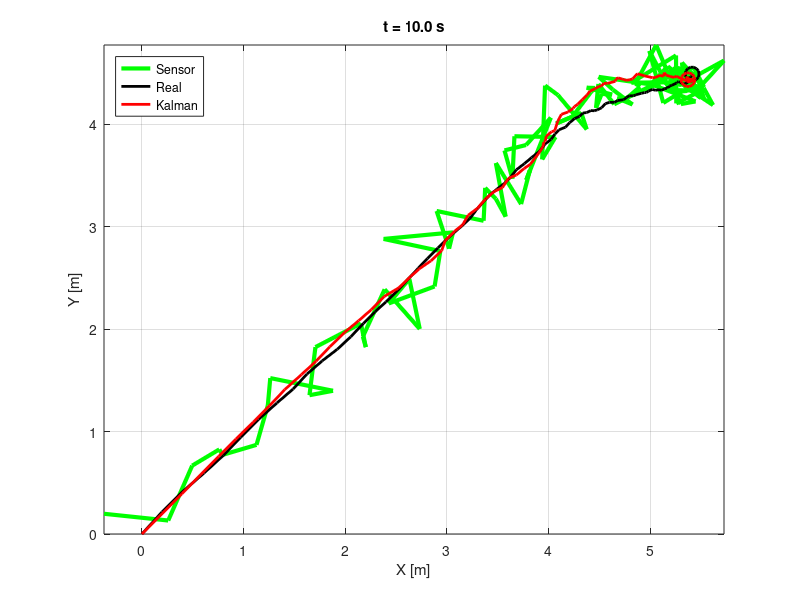
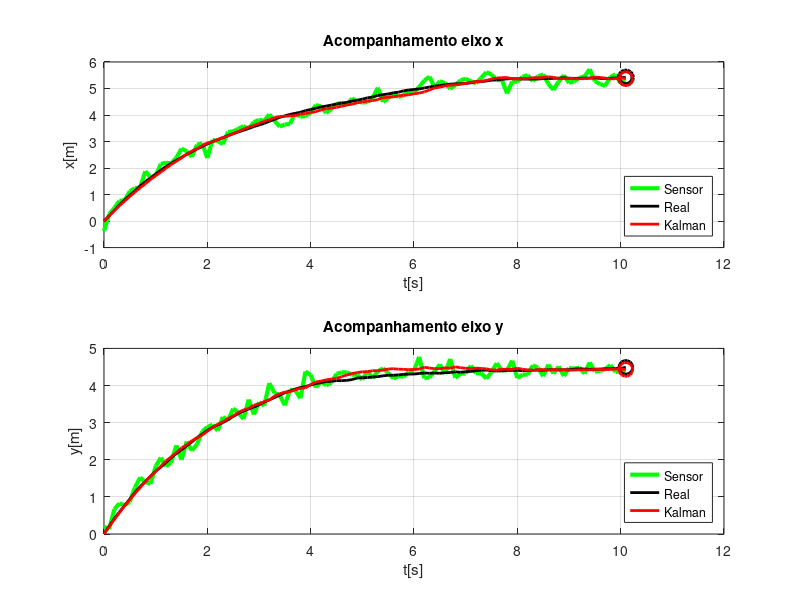

These figures' MATLAB source, in order:
clear all
clc

% =========== SISTEMA REAL =========== %

rng(18);

x = [0 % x inicial
     0 % y inicial
     2 % vx inicial
     2]; % vy inicial
 
 Hx = x; % historico
 
 % Coeficiente de atrito
 
 cfat = 0.96;
 
 % Tempo de Amostragem
 
 dt = 0.1; %seg
 
 % Matriz de transicao de estados
 
 A = [1 0 dt   0
      0 1 0    dt
      0 0 cfat 0
      0 0 0  cfat];
  
% Matriz de controle

B = zeros(size(x));  
u = 0;

% Desvios padroes sistema rastreado (dado)

sigma_x = 0.01;
sigma_y = 0.01;
sigma_vx = 0.02;
sigma_vy = 0.02;

% Matriz de covariancias Q

Q = [sigma_x^2 0         0          0
     0         sigma_y^2 0          0
     0         0         sigma_vx^2 0
     0         0         0          sigma_vy^2];
 
% ========== SENSOR REAL ========== % 

% Matriz do sensor

C = [1 0
     0 1];
 
C = [C zeros(2)];

% Desvios do sensor

sigma_sx = 0.2;
sigma_sy = 0.2;

% Matriz de covariancias sensor

R = [sigma_sx^2          0
     0          sigma_sy^2];
 
% Primeira leitura

z = C*x + sqrt(R)*randn(size(x(1:2)));

Hz = z; % historico

% =========== LOOP =========== %

t = 0;
tempo_max = 10; % s

% =========== FILTRO SENSOR ========== %

xk = [x(1); x(2); 2; 2];

% LONGE DO LUGAR
%xk = [6; 2; 2; 2];

Hxk = xk;

P = Q;

% Esperanca inicial do sensor

zk = C*xk;

Hzk = zk;
erro = abs(xk(1:2)-zk);

while t <= tempo_max
    
    zeta = randn(size(x(1:2)));
    zeta = [zeta; zeta];
    t = [t, t(end) + dt];
    
    % SISTEMA REAL
    x = A*x + B*u + sqrt(Q)*zeta;
    Hx = [Hx, x]; % historico armazenado
    
    % SENSOR 
    z = C*x + sqrt(R)*randn(size(x(1:2)));
    Hz = [Hz, z]; % historico armazenado
    
    % =========== FILTRO DE KALMAN ========== %
    
    % PREVISAO
    
    xk = A*xk + B*u;
    
    % covariancia
    
    P = A*P*A' + Q;
    
    % esperanca do sensor
    
    zk = C*xk;
    Hzk = [Hzk, zk];
    erro = [erro, abs(x(1:2, end)- zk)];
    
    % CORRECAO
    
    % ganho de Kalman
    
    K = P*C'*inv(C*P*C' + R);
    
    % correcao da esperanca
    
    xk = xk + K*(z - zk);
    Hxk = [Hxk, xk];
    
    % correcao da covariancia 
    
    P = (eye(size(Q))-K*C)*P;
    
    % PLOT
    p1 = plot(Hz(1,:), Hz(2,:), 'g', 'LineWidth', 3);
    hold on;
    p2 = plot(Hx(1,:), Hx(2,:), 'k', 'LineWidth', 2);
    plot(x(1), x(2), 'ok', 'LineWidth',2, 'markersize', 10);
    
    p3 = plot(Hzk(1,:), Hzk(2,:), 'r', 'LineWidth', 2);
    plot(zk(1), zk(2),'or','LineWidth',2, 'markersize', 10);
    
    
    axis([min([Hx(1,1) Hz(1,1) Hzk(1,1)]) max([Hx(1,:) Hz(1,:) Hzk(1,:)]) ...
          min([Hx(2,1) Hz(2,1) Hzk(2,1)]) max([Hx(2,:) Hz(2,:) Hzk(2,:)])]);
    xlabel('X [m]');
    ylabel('Y [m]');
    
    hold off; grid on;
    title(sprintf('t = %.1f s', t(end)-0.1));
    drawnow;
end
legend([p1 p2 p3],{'Sensor', 'Real','Kalman'},'Location','northwest');

figure(2)

subplot(2,1,1);
p1 = plot(t, Hz(1,:), 'g', 'LineWidth', 3);
title('Acompanhamento eixo x');
hold on
p2 = plot(t, Hx(1,:), 'k', 'LineWidth',2);
plot(t(end), x(1), 'ok', 'LineWidth',3, 'markersize', 10);

p3 = plot(t, Hzk(1,:), 'r', 'LineWidth',2);
plot(t(end), zk(1), 'or', 'LineWidth',2, 'markersize', 10);

legend([p1 p2 p3],{'Sensor', 'Real','Kalman'},'Location','southeast');

xlabel('t[s]');
ylabel('x[m]');
grid on;
hold off

subplot(2,1,2);
p1 = plot(t, Hz(2,:), 'g', 'LineWidth', 3);
title('Acompanhamento eixo y');
hold on
p2 = plot(t, Hx(2,:), 'k', 'LineWidth',2);
plot(t(end), x(2), 'ok', 'LineWidth',2, 'markersize', 10);

p3 = plot(t, Hzk(2,:), 'r', 'LineWidth',2);
plot(t(end), zk(2), 'or', 'LineWidth',2, 'markersize', 10);

legend([p1 p2 p3],{'Sensor', 'Real','Kalman'},'Location','southeast');

xlabel('t[s]');
ylabel('y[m]');
grid on;
hold off